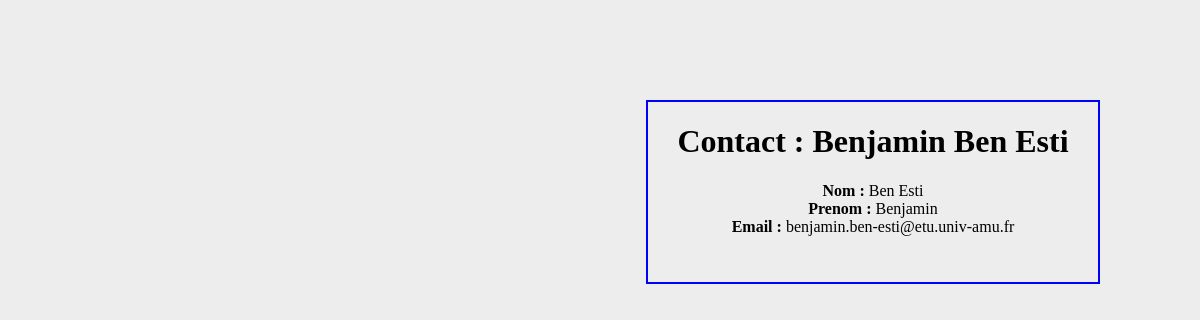
The page /repertoire/6 on the database its author committed.
### repertoire/models.py (models this page shows, shortened)
class Contact(models.Model):
    id = models.AutoField(primary_key=True)
    nom = models.CharField(max_length=20, null=False)
    prenom = models.CharField(max_length=30, null=False)
    email=models.CharField(max_length=50, null=True)
    class Meta:
        ordering = ['nom','-prenom']

### repertoire/views.py (the view)
# urls.py: path('<idUser>',views.details, name='details')
def details(request, idUser):
    user = Contact.objects.get(id=idUser)
    context = {
        'user' : user,
    }
    return render(request,'details.html',context=context)

### templates/details.html (shortened to what this page needs)
<!DOCTYPE html>
<html lang="en" dir="ltr">
  <head>
    {% load static %}
<link rel="stylesheet" type="text/css" href="{% static 'css/style.css' %}">
  </head>
  <body>
    <div class="details">
      <h1><center>Contact : {{user.prenom}} {{user.nom}} </center></h1>
      <b>Nom : </b> {{user.nom}}</br>
      <b>Prenom : </b> {{user.prenom}}</br>
      <b>Email : </b> {{user.email}}</br>
    </div>
  </body>
</html>

### repertoire/static/css/style.css (style rules this page uses)
html, body { margin: 0; padding: 0; background-color: rgba(220, 220, 220, 0.5); }
.details { position: absolute; top: 100px; right: 100px; width: 450px; border: 2px solid blue; text-align: center; height: 180px; }

### rows shown on the page
Contact: prenom "Benjamin", nom "Ben Esti", email "benjamin.ben-esti@etu.univ-amu.fr"
